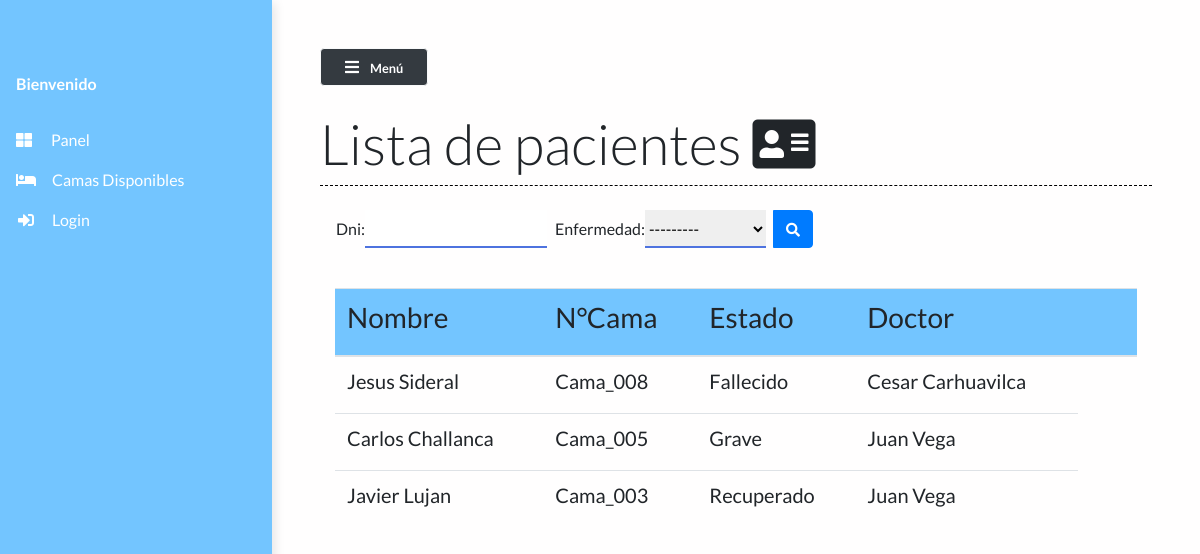
The app's page /patient_list/, older data.
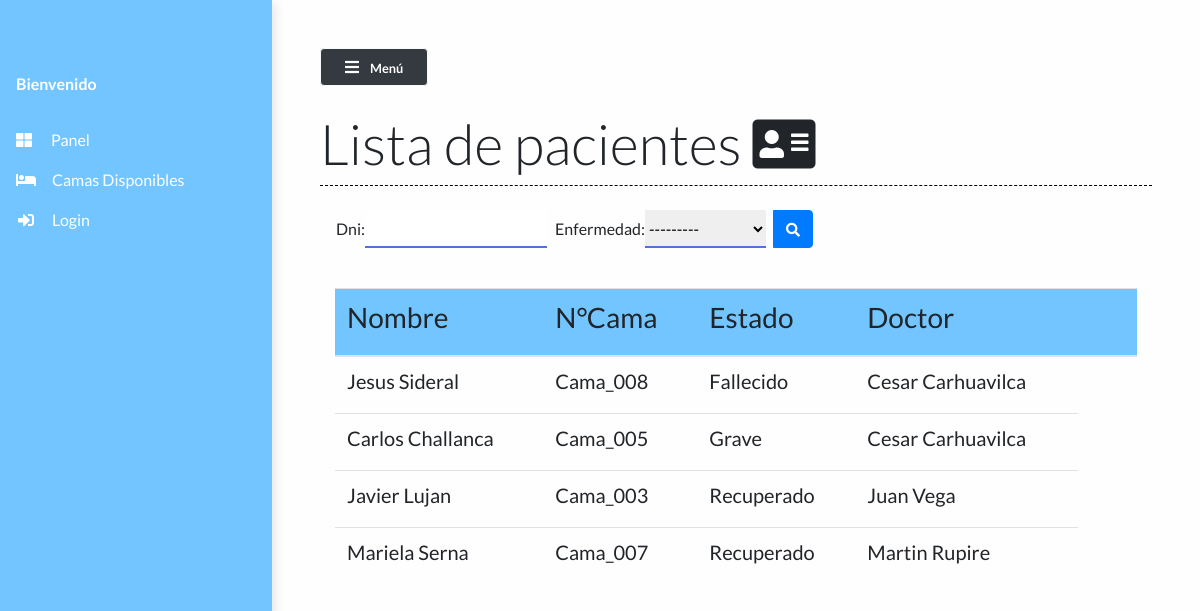
The same page, newer data.
### main/models.py (models this page shows, shortened)
class Patient(models.Model):
    dni=models.CharField(max_length=8)
    name = models.CharField(max_length=50)
    phone_num = models.CharField(max_length=15)
    address = models.TextField()
    bed_num = models.ForeignKey("Bed", on_delete=models.CASCADE)
    enfermedad=models.ForeignKey("Enfermedad",on_delete=models.CASCADE)
    doctor = models.ForeignKey("Doctor", on_delete=models.CASCADE, null=True)
    doctors_notes = models.TextField(null=True, blank=True)
    status = models.CharField(max_length=50)

class Bed(models.Model):
    bed_number = models.CharField(max_length=50)
    occupied = models.BooleanField()
    def __str__(self):
        return self.bed_number

class Doctor(models.Model):
    name = models.CharField(max_length=100)
    especialidad = models.CharField(max_length=50)
    def __str__(self):
        return self.name

### main/views.py (the view)
# urls.py: path("patient_list/", views.patient_list, name="patient_list"),
def patient_list(request):
    patients = Patient.objects.all()
    myFilter = PatientFilter(request.GET, queryset=patients)
    patients = myFilter.qs
    context = {
        'patients': patients,
        'myFilter': myFilter
    }
    return render(request, 'main/patient_list.html', context)

### main/models.py (called while the page is built)
    def __str__(self):
        return self.name

### main/templates/main/patient_list.html (shortened to what this page needs)
{% extends 'main/base.html' %}
{% load static %}
{% block contentTitle %}
Lista de pacientes <i class="fa fa-address-card"></i>
{% endblock contentTitle %}
{% block content %}
<form class="d-none d-sm-inline-block form-inline mr-auto ml-md-3 my-2 my-md-0 mw-100 navbar-search mb-3" method="GET"
    id="list">
    <div class="input-group">
        {{myFilter.form}}
        <div class="input-group-append">
            <button class="btn btn-primary btn-block" type="submit">
                <i class="fas fa-search fa-sm"></i>
            </button>
        </div>
    </div>
</form>
<div class="container ">
<div class="table-responsive mt-3">
    <table class="table table-hover ">
        <thead>
            <th>
                <h3>Nombre</h3>
            </th>
            <th>
                <h3>N°Cama</h3>
            </th>
            <th>
                <h3>Estado</h3>
            </th>
            <th>
                <h3>Doctor</h3>
            </th>
            <th>
            </th>
            <th>
            </th>
        </thead>
        <tbody>
            {% for patient in patients %}
            <tr class="mx-auto">
                <td scope="row">
                    <h5>{{ patient.name }}</h5>
                </td>
                <td>
                    <h5>{{ patient.bed_num }}</h5>
                </td>
                <td>
                    <h5>{{ patient.status }}</h5>
                </td>
                <td>
                    <h5>{{ patient.doctor }}</h5>
                </td>
            </tr>
            {% endfor %}
        </tbody>
    </table></div>
</div>
{% endblock content %}

Row changes from the older to the newer data that the page shows:
changed Patient "Carlos Challanca": doctor "Juan Vega" → "Cesar Carhuavilca"
added Patient: name "Mariela Serna", bed_num "Cama_007", status "Recuperado", doctor "Martin Rupire"
